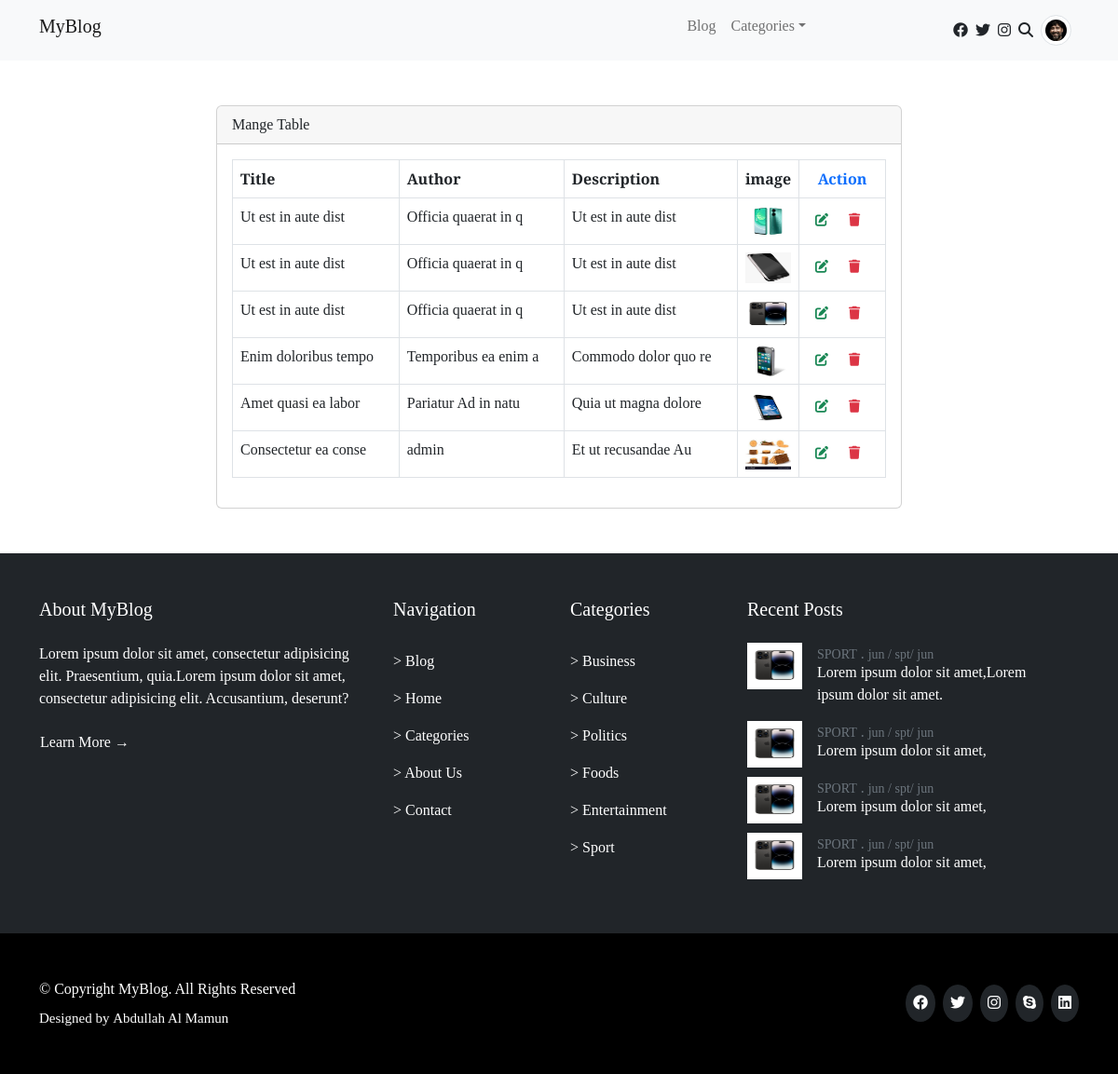
/action.php?page=manage-blogs (signed in), run on the app's committed database.
### tables this page shows
CREATE TABLE `blogs` (
  `id` int(11) NOT NULL,
  `title` varchar(256) NOT NULL,
  `author` varchar(256) NOT NULL,
  `description` text NOT NULL,
  `image` text NOT NULL
);

### app/classes/Blog.php (called while the page is built, shortened)
<?php
class Blog
{
    private $title, $author, $description, $imageName, $sql, $dbConntect, $files = [], $actualDirectory, $blogDataQuery, $row, $blogData = [], $image, $id;
    public function getBlogs() {
        $this->sql = "SELECT * FROM blogs";
        $this->dbConntect = new Database();
        $this->blogDataQuery = mysqli_query($this->dbConntect->dbConnect(), $this->sql);
        if ( $this->blogDataQuery ) {
           while ($this->row =  mysqli_fetch_assoc($this->blogDataQuery)) {
               array_push($this->blogData, $this->row);
           }
           return $this->blogData;
        }else {
            return "false";
        }
    }
}

### app/classes/Database.php (called while the page is built, shortened)
<?php
class Database
{
    private $hostName, $userName, $password, $databaseName, $dbInfo;
    public function __construct() {
        $this->hostName = "localhost";
        $this->userName = "root";
        $this->password = "";
        $this->databaseName = "seip_homework_2";
    }
    public function dbConnect() {
      return $this->dbInfo = mysqli_connect($this->hostName, $this->userName, $this->password, $this->databaseName);
    }
}

### pages/manage-blogs.php (the view, shortened to what this page needs)
<?php include "header.php";?>
    <section class="py-5">
        <div class="container">
            <div class="row">
                <div class="col-md-8 mx-auto">
                    <div class="card">
                        <div class="card-header">Mange Table</div>
                        <div class="card-body">
                            <table class="table table-bordered table-hover">
                                <thead>
                                    <tr>
                                        <th>Title</th>
                                        <th>Author</th>
                                        <th>Description</th>
                                        <th>image</th>
                                        <th class="text-center text-primary">Action</th>
                                    </tr>
                                </thead>
                                <tbody>
                                    <?php foreach ($getAllBlog as $blog) { ?>
                                        <tr>
                                            <td><?php echo $blog['title'];?></td>
                                            <td><?php echo $blog['author'];?></td>
                                            <td><?php echo $blog['description'];?></td>
                                            <td height="50" width="50"><img src="<?php echo $blog['image'];?>" alt="" class="h-100 w-100"/></td>
                                            <td>
                                                <a href="action.php?page=edit&&id=<?php echo $blog['id'];?>" class="btn btn-sm text-success">
                                                    <i class="fa fa-edit"></i>
                                                </a>
                                                <a href="action.php?page=delete&&id=<?php echo $blog['id'];?>" class="btn btn-sm text-danger" onclick="return confirm('Are you sure to delete this blog ?')">
                                                    <i class="fa fa-trash "></i>
                                                </a>
                                            </td>
                                        </tr>
                                    <?php }?>
                                </tbody>
                            </table>
                        </div>
                    </div>
                </div>
            </div>
        </div>
    </section>
<?php include "footer.php";?>

### action.php (shortened to what this page needs)
<?php
if (isset($_GET['page'])) {
    if ($_GET['page'] == 'home') {
        $blog = new Blog();
        $getAllBlog = $blog->getBlogs();
        include './pages/home.php';
    }
    elseif ($_GET['page'] == 'add-blog') {
        include './pages/add-blog.php';
    }
    elseif ($_GET['page'] == 'manage-blogs') {
        $blog = new Blog();
        $getAllBlog = $blog->getBlogs();
        include './pages/manage-blogs.php';
    }
    elseif ($_GET['page'] == 'edit') {
        $blog = new Blog();
        $getSingleBlog = $blog->getBlogById($_GET['id']);
        include './pages/edit.php';
    }
    elseif ($_GET['page'] == 'delete') {
        $blog = new Blog();
        $blog->deleteBlog($_GET['id']);
    }
    elseif ($_GET['page'] == 'detail') {
        $blog = new Blog();
        $getBlogDetail = $blog->blogDetail($_GET['id']);
        include "./pages/detail.php";
    }
    elseif ($_GET['page'] == 'login') {
        include "./pages/login.php";
    }
    elseif ($_GET['page'] == 'logout') {
        $logout = new Auth();
        $logout->logout();
    }
}
elseif (isset($_POST['blog_btn'])) {
    $blog = new Blog($_POST, $_FILES);
    $blog->saveBlog();
}
elseif (isset($_POST['edit_btn'])) {
    $blog = new Blog($_POST, $_FILES);
    $blog->editBlog();
}
elseif (isset($_POST['login_btn'])) {
    $login = new Auth($_POST);
    $saveResult = $login->login();
    include "./pages/home.php";
}

### pages/header.php (shortened to what this page needs)
<!doctype html>
<html lang="en">
<head>
    <link rel="stylesheet" href="./assets/css/bootstrap.css">
    <link rel="stylesheet" href="./assets/css/all.css">
    <link rel="stylesheet" href="./assets/css/aos.css">
    <link rel="stylesheet" href="./assets/css/seip-homework-2.css">
</head>
<body>
<header class="bg-light">
    <div class="container">
        <div class="row">
            <div class="col-md-9">
                <nav class="navbar navbar-expand-md">
                    <a href="" class="navbar-brand">MyBlog</a>
                    <div class="collapse navbar-collapse " id="myBlogMenu">
                        <ul class="navbar-nav ms-auto">
                            <li>
                                <a href="action.php?page=home" class="nav-link">Blog</a>
                            </li>
                            <li class="dropdown">
                                <a href="" class="nav-link dropdown-toggle" data-bs-target="#categoryDropdown" data-bs-toggle="dropdown">Categories</a>
                            </li>
                        </ul>
                    </div>
                </nav>
            </div>
            <div class="col-3 d-none  d-md-flex  align-items-center justify-content-end" style="height: 65px;">
                   <a href="" class="nav-link"><i class="fa-brands fa-facebook"></i></a>
                   <a href="" class="ms-2 nav-link"><i class="fa-brands fa-twitter"></i></a>
                   <a href="" class="ms-2 nav-link"><i class="fa-brands fa-instagram"></i></a>
                   <a href="" class="ms-2 nav-link"><i class="fa fa-magnifying-glass"></i></a>
                   <?php if ( isset($_SESSION['id']) ) { ?>
                        <nav class="navbar navbar-expand h-100">
                            <ul class="navbar-nav h-100" >
                                <li class="dropdown h-100">
                                    <a href="" class="nav-link  h-100 w-100" data-bs-target="#blogSettings" data-bs-toggle="dropdown"><img src="./assets/img/blog/person-1.jpg" alt="" class="img-thumbnail rounded-circle h-100 "></a>
                                </li>
                            </ul>
                        </nav>
                   <?php } ?>
            </div>
        </div>
    </div>
</header>

### pages/footer.php (shortened to what this page needs)
<footer>
    <section class="big-footer bg-dark text-white py-5 " data-aos="fade">
        <div class="container">
            <div class="row">
                <div class="col-md-4">
                    <h5 class="mb-4">About MyBlog</h5>
                    <p class="">Lorem ipsum dolor sit amet, consectetur adipisicing elit. Praesentium, quia.Lorem ipsum dolor sit amet, consectetur adipisicing elit. Accusantium, deserunt?</p>
                    <a href="" class="btn ps-0 text-white">Learn More &rightarrow;</a>
                </div>
                <div class="col-md-4">
                    <div class="row">
                        <div class="col-6">
                            <h5 class="mb-4">Navigation</h5>
                            <ul class="navbar-nav">
                                <li><a href="" class="nav-link">&gt; Blog</a></li>
                                <li><a href="" class="nav-link">&gt; Home</a></li>
                                <li><a href="" class="nav-link">&gt; Categories</a></li>
                                <li><a href="" class="nav-link">&gt; About Us</a></li>
                                <li><a href="" class="nav-link">&gt; Contact</a></li>
                            </ul>
                        </div>
                        <div class="col-6">
                            <h5 class="mb-4">Categories</h5>
                            <ul class="navbar-nav">
                                <li><a href="" class="nav-link">&gt; Business</a></li>
                                <li><a href="" class="nav-link">&gt; Culture</a></li>
                                <li><a href="" class="nav-link">&gt; Politics</a></li>
                                <li><a href="" class="nav-link">&gt; Foods</a></li>
                                <li><a href="" class="nav-link">&gt; Entertainment</a></li>
                                <li><a href="" class="nav-link">&gt; Sport</a></li>
                            </ul>
                        </div>
                    </div>
                </div>
                <div class="col-md-4">
                   <h5 class="mb-4">Recent Posts</h5>
                    <a href="" class="nav-link">
                        <div class="row g-3">
                            <div class="col-3" style="height: 50px; width: 75px;">
                                <img src="./assets/img/product/product1.png" alt="" class="img-thumbnail border-0 rounded-0 h-100 w-100">
                            </div>
                            <div class="col-9">
                                <p class="text-muted "><small>SPORT</small> . <small>jun / spt/ jun</small></p>
                                <p class=""style="margin-top:-20px;">Lorem ipsum dolor sit amet,Lorem ipsum dolor sit amet.</p>
                            </div>
                        </div>
                    </a>
                    <a href="" class="nav-link">
                        <div class="row g-3">
                            <div class="col-3" style="height: 50px; width: 75px;">
                                <img src="./assets/img/product/product1.png" alt="" class="img-thumbnail border-0 rounded-0 h-100 w-100">
                            </div>
                            <div class="col-9">
                                <p class="text-muted "><small>SPORT</small> . <small>jun / spt/ jun</small></p>
                                <p class=""style="margin-top:-20px;">Lorem ipsum dolor sit amet,</p>
                            </div>
                        </div>
                    </a>
                    <a href="" class="nav-link">
                        <div class="row g-3">
                            <div class="col-3" style="height: 50px; width: 75px;">
                                <img src="./assets/img/product/product1.png" alt="" class="img-thumbnail border-0 rounded-0 h-100 w-100">
                            </div>
                            <div class="col-9">
                                <p class="text-muted "><small>SPORT</small> . <small>jun / spt/ jun</small></p>
                                <p class=""style="margin-top:-20px;">Lorem ipsum dolor sit amet,</p>
                            </div>
                        </div>
                    </a>
                    <a href="" class="nav-link">
                        <div class="row g-3">
                            <div class="col-3" style="height: 50px; width: 75px;">
                                <img src="./assets/img/product/product1.png" alt="" class="img-thumbnail border-0 rounded-0 h-100 w-100">
                            </div>
                            <div class="col-9">
                                <p class="text-muted "><small>SPORT</small> . <small>jun / spt/ jun</small></p>
                                <p class=""style="margin-top:-20px;">Lorem ipsum dolor sit amet,</p>
                            </div>
                        </div>
                    </a>
                </div>
            </div>
        </div>
    </section>
    <section class="footer bg-black text-white py-5">
        <div class="container">
            <div class="row">
                <div class="col-md-6">
                    <div class="mb-2">&copy; Copyright MyBlog. All Rights Reserved</div>
                    <div class="" style="font-size: 15px;">Designed by <a href="" class="nav-link d-inline-block">Abdullah Al Mamun</a></div>
                </div>
                <div class="col-6 d-none  d-md-flex  align-items-center justify-content-end">
                    <a href="" class="nav-link p-2 rounded-circle bg-dark"><i class="fa-brands fa-facebook"></i></a>
                    <a href="" class="ms-2 nav-link p-2 rounded-circle bg-dark"><i class="fa-brands fa-twitter"></i></a>
                    <a href="" class="ms-2 nav-link p-2 rounded-circle bg-dark"><i class="fa-brands fa-instagram"></i></a>
                    <a href="" class="ms-2 nav-link p-2 rounded-circle bg-dark"><i class="fa-brands fa-skype"></i></a>
                    <a href="" class="ms-2 nav-link p-2 rounded-circle bg-dark"><i class="fa-brands fa-linkedin"></i></a>
                </div>
            </div>
        </div>
    </section>
</footer>
</body>
</html>

### assets/css/seip-homework-2.css (style rules this page uses)
* { font-family: 'Playfair Display', serif; }

### data on the page
blogs: title "Ut est in aute dist", author "Officia quaerat in q", description "Ut est in aute dist", image (picture)
blogs: title "Ut est in aute dist", author "Officia quaerat in q", description "Ut est in aute dist", image (picture)
blogs: title "Ut est in aute dist", author "Officia quaerat in q", description "Ut est in aute dist", image (picture)
blogs: title "Enim doloribus tempo", author "Temporibus ea enim a", description "Commodo dolor quo re", image (picture)
blogs: title "Amet quasi ea labor", author "Pariatur Ad in natu", description "Quia ut magna dolore", image (picture)
blogs: title "Consectetur ea conse", author "admin", description "Et ut recusandae Au", image (picture)
